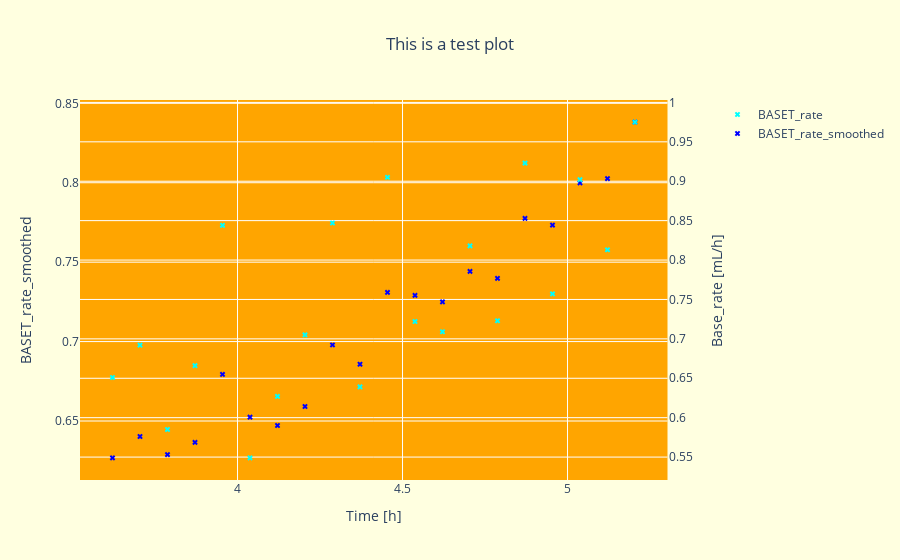

The notebook cell this image was saved under:
### Code cell
#filter manually according to time with string or pd.DateTime format, 
Exp_real.time_filter(dskey = "on", start = "14.12.2020  13:20:16", end = "14.12.2020  15:00") #In the first few hours there was a hole in the base tube, which has led to unnaturally high base consumption, so the online values are cut off before this occurence
fig = visualize(Exp_real, column_dict= {"BASET_rate" : "cyan", "BASET_rate_smoothed" : "blue"}, title= "This is a test plot", title_x = 0.5, paper_bgcolor= "lightyellow", plot_bgcolor= "orange")  #with random kayword arguments for the layout
fig.show()

### Figure 1 — Plotly figure (JSON) as saved in the notebook; plotly's stock layout.template omitted (floating-point values rounded to 4 significant figures)
{"data": [{"marker": {"color": "cyan", "size": 5, "symbol": "x"}, "mode": "markers", "name": "BASET_rate", "type": "scatter", "x": [3.621, 3.704, 3.788, 3.871, 3.954, 4.038, 4.121, 4.204, 4.288, 4.371, 4.454, 4.538, 4.621, 4.704, 4.788, 4.871, 4.954, 5.038, 5.121, 5.204], "xaxis": "x", "y": [0.651, 0.692, 0.585, 0.666, 0.844, 0.549, 0.627, 0.705, 0.847, 0.639, 0.905, 0.722, 0.709, 0.818, 0.723, 0.923, 0.757, 0.902, 0.813, 0.975], "yaxis": "y2"}, {"marker": {"color": "blue", "size": 5, "symbol": "x"}, "mode": "markers", "name": "BASET_rate_smoothed", "type": "scatter", "x": [3.621, 3.704, 3.788, 3.871, 3.954, 4.038, 4.121, 4.204, 4.288, 4.371, 4.454, 4.538, 4.621, 4.704, 4.788, 4.871, 4.954, 5.038, 5.121, 5.204], "xaxis": "x", "y": [0.6268, 0.6402, 0.6288, 0.6365, 0.6793, 0.6524, 0.6472, 0.6591, 0.6979, 0.6857, 0.731, 0.7291, 0.725, 0.7442, 0.7398, 0.7776, 0.7733, 0.7999, 0.8026, 0.8382], "yaxis": "y"}], "layout": {"paper_bgcolor": "lightyellow", "plot_bgcolor": "orange", "title": {"text": "This is a test plot", "x": 0.5}, "xaxis": {"anchor": "y", "domain": [0, 0.94], "title": {"text": "Time [h]"}}, "yaxis": {"anchor": "x", "domain": [0, 1], "title": {"standoff": 20, "text": "BASET_rate_smoothed"}, "type": "linear"}, "yaxis2": {"anchor": "x", "overlaying": "y", "side": "right", "title": {"standoff": 20, "text": "Base_rate [mL/h]"}, "type": "linear"}}}
